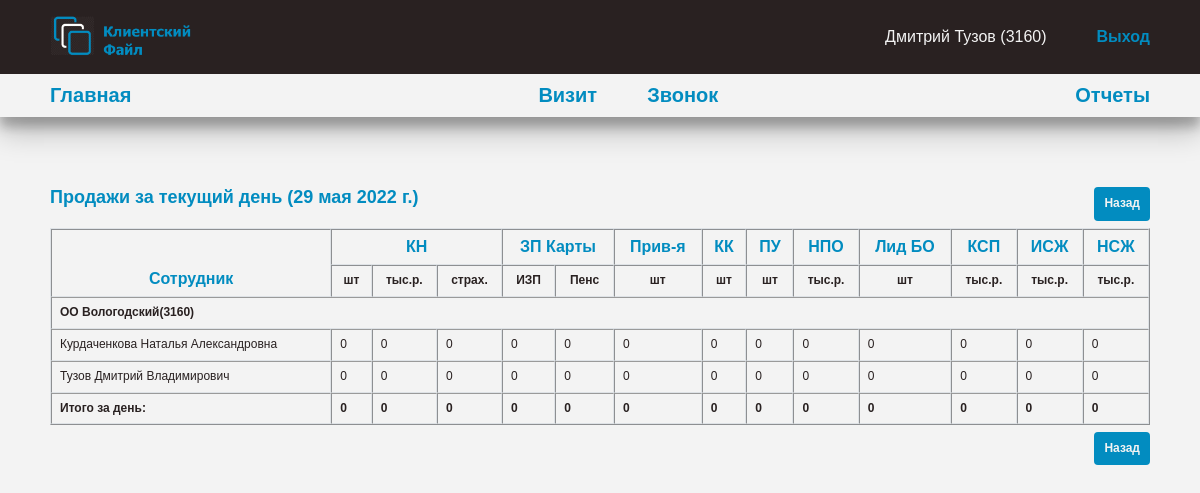
The app's page /reports/sales_today/ (signed in) with its own data.
### employee/models.py (models this page shows)
class Employee(AbstractUser):
    middle_name = models.CharField(
        max_length=50,
        verbose_name='отчество',
        blank=True
    )
    office = models.ForeignKey(
        'Office',
        verbose_name='офис',
        on_delete=models.CASCADE,
        related_name='office'
    )
    objects = EmployeeManager()
    class Meta:
        db_table = 'employee'
        verbose_name = 'сотрудник'
        verbose_name_plural = 'сотрудники'
    def __str__(self) -> str:
        return f'{self.first_name} {self.last_name} ({self.office.code_office})'

class Office(models.Model):
    name = models.CharField(
        max_length=150,
        verbose_name='название'
    )
    code_office = models.IntegerField(
        verbose_name='код подразделения'
    )
    objects = models.Manager()
    class Meta:
        db_table = 'offices'
        verbose_name = 'офис'
        verbose_name_plural = 'офисы'
    def __str__(self) ->str:
        return f'{self.name}({self.code_office})'

### reports/views.py (the view)
# urls.py: path('reports/sales_today/', SalesReportsDayView.as_view(), name='today_sales_reports'),
class SalesReportsDayView(LoginRequiredMixin, TemplateView):
    template_name = 'reports/today_sales_reports.html'
    def get_context_data(self, **kwargs):
        context = super().get_context_data()
        context['title'] = 'Продажи за день'
        context['today'] = datetime.date.today()
        return context

### reports/templatetags/reports_tags.py (called while the page is built)
@register.simple_tag
def get_offices(user: Employee) -> QuerySet[Office]:
    result = None
    if user.groups.filter(name__in=['Фронт', 'Директор']).exists():
        result = Office.objects.filter(
            code_office=user.office.code_office
        )
    elif user.groups.filter(name='Управляющий').exists():
        result = Office.objects.exclude(
            code_office=0
        )
    return result

@register.simple_tag
def get_employees(office: Office) -> QuerySet[Employee]:
    return Employee.objects.filter(
        groups__name='Фронт',
        office=office
    )

@register.simple_tag
def get_data_today() -> Dict[Union[str, Employee], Dict[str, int]]:
    data_dict: Dict = {}
    employee: QuerySet[Employee] = Employee.objects.all()
    data_today: QuerySet[ClientVisit] = ClientVisit.objects.filter(
        date_visit=datetime.date.today()
    )
    data_dict['total'] = {}
    data_dict = get_dict_date(data_dict=data_dict, key='total', list_object=data_today)
    for emp in employee:
        employee_data = data_today.filter(employee=emp)
        data_dict[emp] = {}
        data_dict = get_dict_date(data_dict=data_dict, key=emp, list_object=employee_data)
    return data_dict

### reports/templates/reports/today_sales_reports.html (shortened to what this page needs)
{% extends 'client_visit/base.html' %}
{% load static %}
{% load reports_tags %}
{% block content %}
<div class="container sales-reports__container">
  <h2 class="title sales-reports__title">Продажи за текущий день ({{ today }})</h2>
  <button class="btn btn__next_upper"><a href="{% url 'reports' %}">Назад</a></button>
  <table border="1" cellspacing="0" cellpadding="3" class="table sales-reports__table">
    <thead>
      <tr class="table__thead_1">
        <th rowspan="2">Сотрудник</th>
        <th colspan="3">КН</th>
        <th colspan="2">ЗП Карты</th>
        <th>Прив-я</th>
        <th>КК</th>
        <th>ПУ</th>
        <th>НПО</th>
        <th>Лид БО</th>
        <th>КСП</th>
        <th>ИСЖ</th>
        <th>НСЖ</th>
      </tr>
      <tr class="table__thead_2">
        <th>шт</th>
        <th>тыс.р.</th>
        <th>страх.</th>
        <th>ИЗП</th>
        <th>Пенс</th>
        <th>шт</th>
        <th>шт</th>
        <th>шт</th>
        <th>тыс.р.</th>
        <th>шт</th>
        <th>тыс.р.</th>
        <th>тыс.р.</th>
        <th>тыс.р.</th>
      </tr>
    </thead>
    <tbody>
      {% get_data_today as data_today %}
      {% get_offices request.user as offices %}
      {% for office in offices %}
      <tr>
        <td colspan="14" class="table__office">{{ office }}</td>
      </tr>
      {% get_employees office as employees %}
      {% for employee in employees %}
      <tr>
        <td>{{ employee.last_name }} {{ employee.first_name }} {{ employee.middle_name }}</td>
        {% for emp, data in data_today.items %}
        {% if emp == employee %}
        <td>{{ data.kn_quantity }}</td>
        <td>{{ data.kn_sum }}</td>
        <td>{{ data.kn_ins_sum }}</td>
        <td>{{ data.izp_quantity }}</td>
        <td>{{ data.pension_quantity }}</td>
        <td>{{ data.package_vip_quantity }}</td>
        <td>{{ data.kk_quantity }}</td>
        <td>{{ data.package_quantity }}</td>
        <td>{{ data.npo_sum }}</td>
        <td>{{ data.broker_nav }}</td>
        <td>{{ data.ksp_sum }}</td>
        <td>{{ data.isg_sum }}</td>
        <td>{{ data.nsg_sum }}</td>
        {% endif %}
        {% endfor %}
      </tr>
      {% endfor %}
      {% endfor %}
    </tbody>
    <tfoot>
      <tr class="table__footer">
        <td>Итого за день:</td>
        {% for key, data in data_today.items %}
        {% if key == 'total' %}
        <td>{{ data.kn_quantity }}</td>
        <td>{{ data.kn_sum }}</td>
        <td>{{ data.kn_ins_sum }}</td>
        <td>{{ data.izp_quantity }}</td>
        <td>{{ data.pension_quantity }}</td>
        <td>{{ data.package_vip_quantity }}</td>
        <td>{{ data.kk_quantity }}</td>
        <td>{{ data.package_quantity }}</td>
        <td>{{ data.npo_sum }}</td>
        <td>{{ data.broker_nav }}</td>
        <td>{{ data.ksp_sum }}</td>
        <td>{{ data.isg_sum }}</td>
        <td>{{ data.nsg_sum }}</td>
        {% endif %}
        {% endfor %}
      </tr>
    </tfoot>
  </table>
  <button class="btn btn__next_lower"><a href="{% url 'reports' %}">Назад</a></button>
</div>
{% endblock %}

### client_visit/templates/client_visit/base.html (shortened to what this page needs)
{% load static %}
<!DOCTYPE html>
<html lang="ru">
<head>
  <link rel="stylesheet" href="{% static 'client_visit/css/normalize.css' %}">
  <link rel="stylesheet" href="{% static 'client_visit/css/style.css' %}">
</head>
<body>
  <header class="header">
    <div class="header__upper">
      <div class="container header__upper_container flex">
        <a href="" class="header__upper_logo">
          <img src="{% static 'client_visit/images/logo.png' %}" alt="" class="header__upper_img">
        </a>
        <div class="header__upper_wrapper flex">
          {% if request.user.is_authenticated %}
          <p><a class="header__profile" href="{% url 'profile' user.pk %}">{{ user }}</a></p>
          <a href="{% url 'logout' %}" class="header__upper_link">Выход</a>
          {% else %}
          <a href="{% url 'login' %}" class="header__upper_link">Войти</a>
          {% endif %}
        </div>
      </div>
    </div>
    <div class="header__lower">
      <div class="container header__lower_container">
        {% if request.user.is_authenticated %}
        <nav class="header__lower_nav nav-lower">
          <ul class="nav-lower__list list-reset flex">
            <li class="nav-lower__item"><a href="{% url 'index' %}">Главная</a></li>
            <div class="nav-lower__item_wrapper flex">
              <li class="nav-lower__item"><a href="{% url 'visit' %}">Визит</a></li>
              <li class="nav-lower__item"><a href="{% url 'call' %}">Звонок</a></li>
            </div>
            <li class="nav-lower__item"><a href="{% url 'reports' %}">Отчеты</a></li>
          </ul>
        </nav>
        {% endif %}
      </div>
    </div>
  </header>
  <main>
    {% block content %}
    {% endblock %}
  </main>
</body>
</html>

### client_visit/static/client_visit/css/style.css (style rules this page uses)
html { box-sizing: border-box; }
a { color: inherit; text-decoration: none; transition-property: background-color, color; transition-duration: .3s; transition-timing-function: ease; }
p { margin: 0; }
button { border-style: solid; border: transparent; }
img { max-width: 100%; }
body { font-family: 'OpenSans', sans-serif; font-weight: 400; font-size: 16px; color: var(--text-color-dark); background-color: #f3f3f3; background-attachment: fixed; background-size: cover; }
:root { --main-color: #028cc0; --whigt: #fff; --shadow: 0 14px 28px rgba(0,0,0,0.25), 0 10px 10px rgba(0,0,0,0.22); --main-color-hover: #045775; --text-color-dark: #292121; --text-color-light: #f3f3f3; }
.container { position: relative; max-width: 1700px; margin: 0 auto; padding-left: 50px; padding-right: 50px; }
.list-reset { margin: 0; padding: 0; list-style: none; }
.title { margin-top: 70px; margin-bottom: 70px; font-weight: 700; color: var(--main-color); }
.flex { display: flex; }
.btn { padding: 10px; font-weight: 700; color: var(--text-color-light); background-color: var(--main-color); border-radius: 4px; cursor: pointer; transition: background-color .15s ease-in-out, box-shadow .15s ease-in-out; }
.btn__next_upper { position: absolute; right: 50px; top: 0; border: transparent; }
.btn__next_lower { position: absolute; right: 50px; bottom: -40px; border: transparent; }
.table { --bs-table-bg: transparent; --bs-table-accent-bg: transparent; --bs-table-striped-color: #212529; --bs-table-striped-bg: rgba(0, 0, 0, 0.05); --bs-table-active-color: #212529; --bs-table-active-bg: rgba(0, 0, 0, 0.1); --bs-table-hover-color: #212529; --bs-table-hover-bg: rgba(0, 0, 0, 0.075); width: 100%; margin-bottom: 1rem; color: var(--text-color-dark); vertical-align: top; border-color: #dee2e6; }
.table>thead { vertical-align: bottom; font-size: 16px; color: var(--main-color); }
.table>:not(caption)>*>* { padding: 0.5rem 0.5rem; background-color: var(--bs-table-bg); border-bottom-width: 1px; box-shadow: inset 0 0 0 9999px var(--bs-table-accent-bg); }
.table>:not(:first-child) { border-top: 2px solid currentColor; }
.table>tbody { vertical-align: inherit; }
.table__thead_2 { font-size: 12px; color: var(--text-color-dark); }
.table__office { font-weight: 600; }
.table__footer { font-weight: 600; }
.header { box-shadow: var(--shadow); }
.header__upper_container, .header__lower_container { padding-top: 10px; padding-bottom: 10px; }
.header__upper { background-color: #292121; }
.header__upper_container { justify-content: space-between; }
.header__upper_img { height: 50px; object-fit: cover; }
.header__upper_wrapper { margin: auto 0; color: var(--text-color-light); }
.header__upper_link { margin-left: 50px; font-weight: 700; color: var(--main-color); }
.nav-lower__list { justify-content: space-between; }
.nav-lower__item { font-weight: 700; font-size: 20px; color: var(--main-color); }
.nav-lower__item:not(:last-child) { margin-right: 50px; }
.sales-reports__title { margin-bottom: 20px; }
.sales-reports__container { font-size: 12px; }

### records on screen
Employee: first_name+last_name+office "Дмитрий Тузов (3160)", last_name "Тузов", first_name "Дмитрий", middle_name "Владимирович", kn_quantity "0", kn_sum "0", kn_ins_sum "0", izp_quantity "0", pension_quantity "0", package_vip_quantity "0", kk_quantity "0", package_quantity "0", npo_sum "0", broker_nav "0", ksp_sum "0", isg_sum "0", nsg_sum "0"
Office: name+code_office "ОО Вологодский(3160)"
Employee: last_name "Курдаченкова", first_name "Наталья", middle_name "Александровна", kn_quantity "0", kn_sum "0", kn_ins_sum "0", izp_quantity "0", pension_quantity "0", package_vip_quantity "0", kk_quantity "0", package_quantity "0", npo_sum "0", broker_nav "0", ksp_sum "0", isg_sum "0", nsg_sum "0"

### other values on screen
{{ today }} "29 мая 2022 г."
{{ data.kn_quantity }} "0"
{{ data.kn_sum }} "0"
{{ data.kn_ins_sum }} "0"
{{ data.izp_quantity }} "0"
{{ data.pension_quantity }} "0"
{{ data.package_vip_quantity }} "0"
{{ data.kk_quantity }} "0"
{{ data.package_quantity }} "0"
{{ data.npo_sum }} "0"
{{ data.broker_nav }} "0"
{{ data.ksp_sum }} "0"
{{ data.isg_sum }} "0"
{{ data.nsg_sum }} "0"
